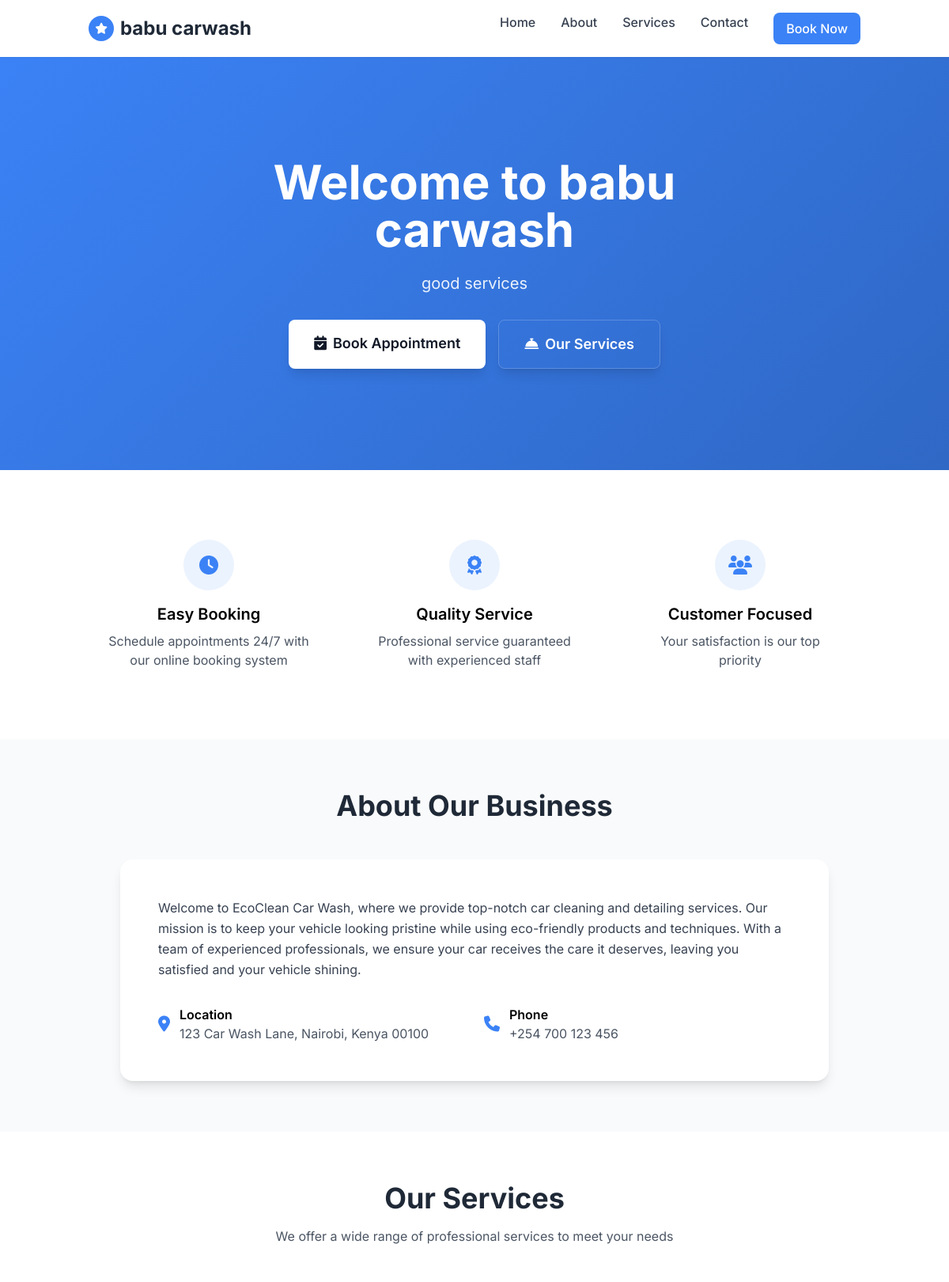
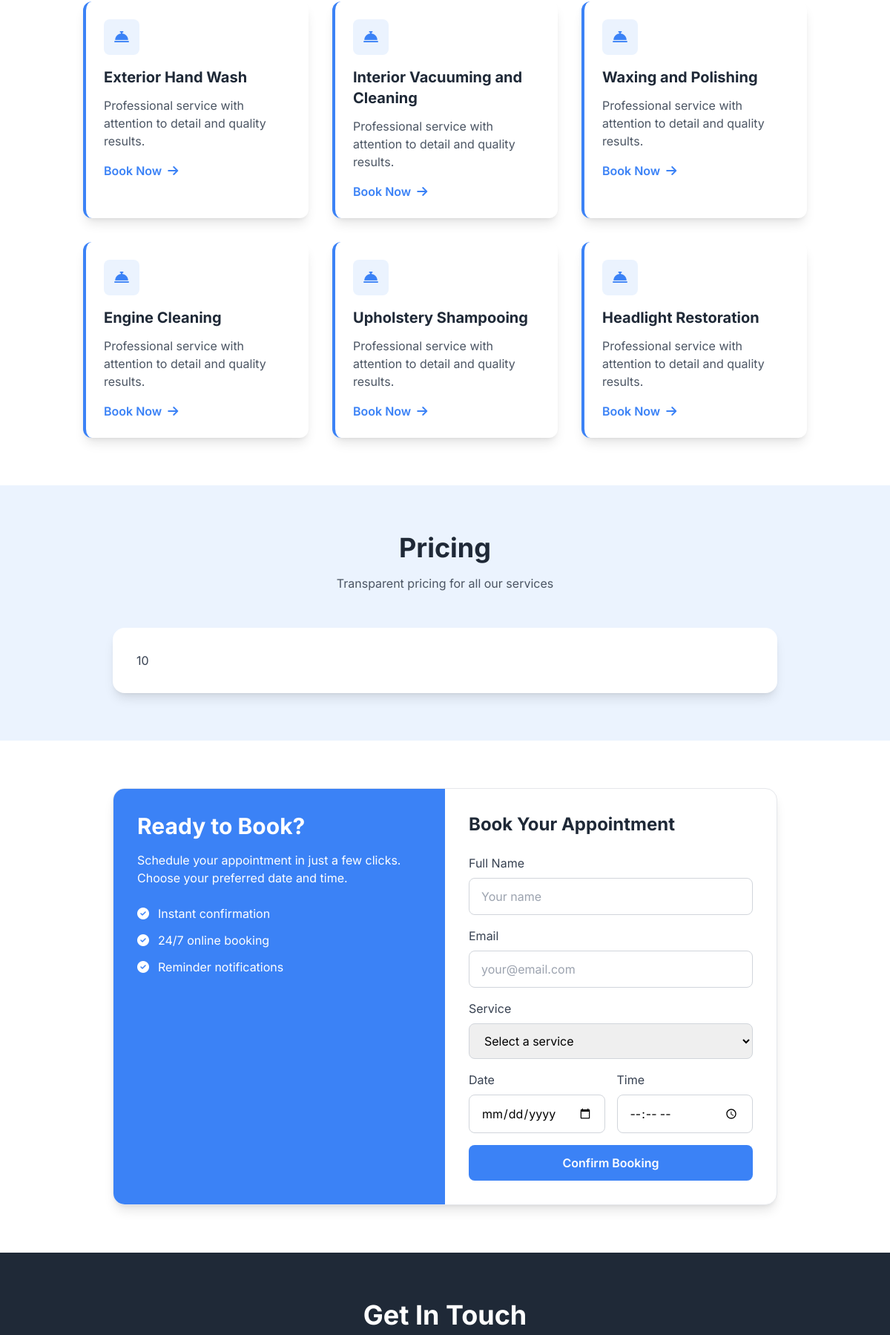
/core/site/25/ (upper part), run on the app's committed database (2 pictures, top to bottom).
### core/models.py (models this page shows, shortened)
class BusinessInfo(models.Model):
    BUSINESS_TYPE_CHOICES = [
        ('car_wash', 'Car Wash'),
        ('barber', 'Barber Shop'),
        ('spa_salon', 'Spa & Salon'),
        ('gym', 'Gym & Fitness'),
    ]
    name = models.CharField(max_length=100)
    description =  models.TextField()
    business_type =  models.CharField(max_length=50, choices=BUSINESS_TYPE_CHOICES, default='car_wash')
    created_at =  models.DateTimeField(auto_now_add=True)

class BusinessWebsite(models.Model):
    business =  models.OneToOneField(BusinessInfo, on_delete=models.CASCADE, related_name='website')
    theme_color =  models.CharField(max_length=20, default='#28a745')
    hero_title = models.CharField(max_length=200, blank=True, default='')
    hero_subtitle = models.TextField(blank=True, default='' )
    welcome_message = models.TextField(blank=True, default='')
    about = models.TextField(blank=True)
    services = models.TextField(blank=True)
    pricing_details = models.TextField(help_text="Provide pricing details for different services", default='')
    contact_email = models.EmailField(blank=True)
    contact_phone = models.CharField(max_length=20, blank=True)
    address = models.CharField(max_length=255, blank=True, default='')
    location = models.CharField(max_length=255,  default='')
    closing_time = models.TimeField(default='10')
    facebook_url = models.URLField(blank=True, default='')
    instagram_url = models.URLField(blank=True, default='')
    twitter_url = models.URLField(blank=True, default='')
    meta_title = models.CharField(max_length=200, blank=True, default='')
    meta_description = models.TextField(blank=True, default='')

### core/views.py (the view)
# urls.py: path('site/<int:business_id>/', views.display_site, name='site'),
def display_site(request, business_id):
    business =  BusinessInfo.objects.get(id=business_id)
    website = business.website
    context = {
        'business':business,
        'website':website
    }
    return render(request, 'website.html', context)

### core/templates/website.html (shortened to what this page needs)
<!DOCTYPE html>
<html lang="en">
<head>
    <script src="https://cdn.tailwindcss.com"></script>
    <link rel="stylesheet" href="https://cdnjs.cloudflare.com/ajax/libs/font-awesome/6.4.0/css/all.min.css">
</head>
<body class="bg-gray-50">
    <header class="bg-white shadow-sm sticky top-0 z-50">
        <div class="container mx-auto px-6 py-4 flex justify-between items-center">
            <div class="flex items-center space-x-2">
                <div class="w-8 h-8 bg-theme rounded-full flex items-center justify-center">
                    <i class="fas fa-star text-white text-sm"></i>
                </div>
                <h1 class="text-2xl font-bold text-gray-800">
                    {{ business.name }}
                </h1>
            </div>
            <nav class="hidden md:flex space-x-8">
                <a href="#home" class="text-gray-700 hover:text-theme font-medium transition-colors">Home</a>
                <a href="#about" class="text-gray-700 hover:text-theme font-medium transition-colors">About</a>
                <a href="#services" class="text-gray-700 hover:text-theme font-medium transition-colors">Services</a>
                <a href="#contact" class="text-gray-700 hover:text-theme font-medium transition-colors">Contact</a>
                <a href="#booking" class="bg-theme text-white px-4 py-2 rounded-lg font-medium hover:bg-theme-dark transition-colors">
                    Book Now
                </a>
            </nav>
        </div>
    </header>
    <section id="home" class="hero-gradient text-white">
        <div class="container mx-auto px-6 py-20 md:py-32">
            <div class="max-w-3xl mx-auto text-center">
                <h1 class="text-4xl md:text-6xl font-bold mb-6 leading-tight">
                    {{ website.hero_title|default:"Welcome to "|add:business.name }}
                </h1>
                <p class="text-lg md:text-xl mb-8 text-white leading-relaxed opacity-90">
                    {{ website.hero_subtitle|default:business.description }}
                </p>
                <div class="flex flex-col sm:flex-row gap-4 justify-center">
                    <a href="#booking" class="bg-white text-gray-900 font-semibold px-8 py-4 rounded-lg shadow-lg text-lg hover:bg-gray-100 transition-colors">
                        <i class="fas fa-calendar-check mr-2"></i>Book Appointment
                    </a>
                    <a href="#services" class="bg-theme-dark text-white font-semibold px-8 py-4 rounded-lg shadow-lg text-lg border border-white/20 hover:bg-theme transition-colors">
                        <i class="fas fa-concierge-bell mr-2"></i>Our Services
                    </a>
                </div>
            </div>
        </div>
    </section>
    <section class="bg-white py-16">
        <div class="container mx-auto px-6">
            <div class="grid grid-cols-1 md:grid-cols-3 gap-8">
                <div class="text-center p-6">
                    <div class="w-16 h-16 bg-theme-very-light rounded-full flex items-center justify-center mx-auto mb-4">
                        <i class="fas fa-clock text-2xl text-theme"></i>
                    </div>
                    <h3 class="text-xl font-semibold mb-2">Easy Booking</h3>
                    <p class="text-gray-600">Schedule appointments 24/7 with our online booking system</p>
                </div>
                <div class="text-center p-6">
                    <div class="w-16 h-16 bg-theme-very-light rounded-full flex items-center justify-center mx-auto mb-4">
                        <i class="fas fa-award text-2xl text-theme"></i>
                    </div>
                    <h3 class="text-xl font-semibold mb-2">Quality Service</h3>
                    <p class="text-gray-600">Professional service guaranteed with experienced staff</p>
                </div>
                <div class="text-center p-6">
                    <div class="w-16 h-16 bg-theme-very-light rounded-full flex items-center justify-center mx-auto mb-4">
                        <i class="fas fa-users text-2xl text-theme"></i>
                    </div>
                    <h3 class="text-xl font-semibold mb-2">Customer Focused</h3>
                    <p class="text-gray-600">Your satisfaction is our top priority</p>
                </div>
            </div>
        </div>
    </section>
    <section id="about" class="bg-gray-50 py-16">
        <div class="container mx-auto px-6">
            <div class="max-w-4xl mx-auto">
                <h2 class="text-3xl md:text-4xl font-bold text-center mb-12 text-gray-800">About Our Business</h2>
                <div class="bg-white rounded-2xl shadow-lg p-8 md:p-12">
                    <div class="prose max-w-none text-gray-700 leading-relaxed">
                        {{ website.about|default:business.description|linebreaks }}
                    </div>
                    <div class="mt-8 grid grid-cols-1 md:grid-cols-2 gap-6">
                        <div class="flex items-center space-x-3">
                            <i class="fas fa-map-marker-alt text-theme text-xl"></i>
                            <div>
                                <h4 class="font-semibold">Location</h4>
                                <p class="text-gray-600">{{ website.address }}</p>
                            </div>
                        </div>
                        <div class="flex items-center space-x-3">
                            <i class="fas fa-phone text-theme text-xl"></i>
                            <div>
                                <h4 class="font-semibold">Phone</h4>
                                <p class="text-gray-600">{{ website.contact_phone }}</p>
                            </div>
                        </div>
                    </div>
                </div>
            </div>
        </div>
    </section>
    <section id="services" class="bg-white py-16">
        <div class="container mx-auto px-6">
            <h2 class="text-3xl md:text-4xl font-bold text-center mb-4 text-gray-800">Our Services</h2>
            <p class="text-gray-600 text-center mb-12 max-w-2xl mx-auto">
                We offer a wide range of professional services to meet your needs
            </p>
            <div class="grid grid-cols-1 md:grid-cols-2 lg:grid-cols-3 gap-8">
                {% for service in website.services.splitlines %}
                <div class="service-card bg-white rounded-xl shadow-lg p-6 border-l-4 border-theme hover:shadow-xl">
                    <div class="w-12 h-12 bg-theme-very-light rounded-lg flex items-center justify-center mb-4">
                        <i class="fas fa-concierge-bell text-theme text-xl"></i>
                    </div>
                    <h3 class="text-xl font-bold mb-3 text-gray-800">{{ service }}</h3>
                    <p class="text-gray-600 mb-4">Professional service with attention to detail and quality results.</p>
                    <a href="#booking" class="text-theme font-semibold hover:text-theme-dark transition-colors">
                        Book Now <i class="fas fa-arrow-right ml-1"></i>
                    </a>
                </div>
                {% endfor %}
            </div>
        </div>
    </section>
    {% if website.pricing_details %}
    <section class="bg-theme-very-light py-16">
        <div class="container mx-auto px-6">
            <h2 class="text-3xl md:text-4xl font-bold text-center mb-4 text-gray-800">Pricing</h2>
            <p class="text-gray-600 text-center mb-12 max-w-2xl mx-auto">
                Transparent pricing for all our services
            </p>
            <div class="max-w-4xl mx-auto bg-white rounded-2xl shadow-lg p-8">
                <div class="prose max-w-none text-gray-700">
                    {{ website.pricing_details|linebreaks }}
                </div>
            </div>
        </div>
    </section>
    {% endif %}
    <section id="booking" class="bg-white py-16">
        <div class="container mx-auto px-6">
            <div class="max-w-4xl mx-auto bg-white rounded-2xl shadow-lg overflow-hidden border border-gray-200">
                <div class="md:flex">
                    <div class="md:w-1/2 bg-theme p-8 text-white">
                        <h2 class="text-3xl font-bold mb-4">Ready to Book?</h2>
                        <p class="mb-6">Schedule your appointment in just a few clicks. Choose your preferred date and time.</p>
                        <div class="space-y-3">
                            <div class="flex items-center space-x-3">
                                <i class="fas fa-check-circle"></i>
                                <span>Instant confirmation</span>
                            </div>
                            <div class="flex items-center space-x-3">
                                <i class="fas fa-check-circle"></i>
                                <span>24/7 online booking</span>
                            </div>
                            <div class="flex items-center space-x-3">
                                <i class="fas fa-check-circle"></i>
                                <span>Reminder notifications</span>
                            </div>
                        </div>
                    </div>
                    <div class="md:w-1/2 p-8">
                        <h3 class="text-2xl font-bold mb-6 text-gray-800">Book Your Appointment</h3>
                        <form class="space-y-4">
                            <div>
                                <label class="block text-gray-700 mb-2">Full Name</label>
                                <input type="text" class="w-full px-4 py-3 border border-gray-300 rounded-lg focus:ring-2 focus:ring-theme focus:border-transparent" placeholder="Your name">
                            </div>
                            <div>
                                <label class="block text-gray-700 mb-2">Email</label>
                                <input type="email" class="w-full px-4 py-3 border border-gray-300 rounded-lg focus:ring-2 focus:ring-theme focus:border-transparent" placeholder="your@email.com">
                            </div>
                            <div>
                                <label class="block text-gray-700 mb-2">Service</label>
                                <select class="w-full px-4 py-3 border border-gray-300 rounded-lg focus:ring-2 focus:ring-theme focus:border-transparent">
                                    <option>Select a service</option>
                                </select>
                            </div>
                            <div class="grid grid-cols-2 gap-4">
                                <div>
                                    <label class="block text-gray-700 mb-2">Date</label>
                                    <input type="date" class="w-full px-4 py-3 border border-gray-300 rounded-lg focus:ring-2 focus:ring-theme focus:border-transparent">
                                </div>
                                <div>
                                    <label class="block text-gray-700 mb-2">Time</label>
                                    <input type="time" class="w-full px-4 py-3 border border-gray-300 rounded-lg focus:ring-2 focus:ring-theme focus:border-transparent">
                                </div>
                            </div>
                            <button type="submit" class="w-full bg-theme text-white font-semibold py-3 rounded-lg hover:bg-theme-dark transition-colors">
                                Confirm Booking
                            </button>
                        </form>
                    </div>
                </div>
            </div>
        </div>
    </section>
    <section id="contact" class="bg-gray-800 text-white py-16">
        <div class="container mx-auto px-6">
            <h2 class="text-3xl md:text-4xl font-bold text-center mb-12">Get In Touch</h2>
        </div>
    </section>
</body>
</html>

### data on the page
BusinessInfo: name "babu carwash"
BusinessWebsite: hero_title|add "Welcome to babu carwash", hero_subtitle "good services", about "Welcome to EcoClean Car Wash, where we provide top-notch car cleaning and detailing services. Our mission is to keep your vehicle looking pristine while using eco-friendly products and techniques. With a team of experienced professionals, we ensure your car receives the care it deserves, leaving you satisfied and your vehicle shining.", address "123 Car Wash Lane, Nairobi, Kenya 00100", contact_phone "+254 700 123 456", pricing_details "10"

### other printed values
{{ service }} "Exterior Hand Wash" "Interior Vacuuming and Cleaning" "Waxing and Polishing" "Engine Cleaning" "Upholstery Shampooing" "Headlight Restoration"
